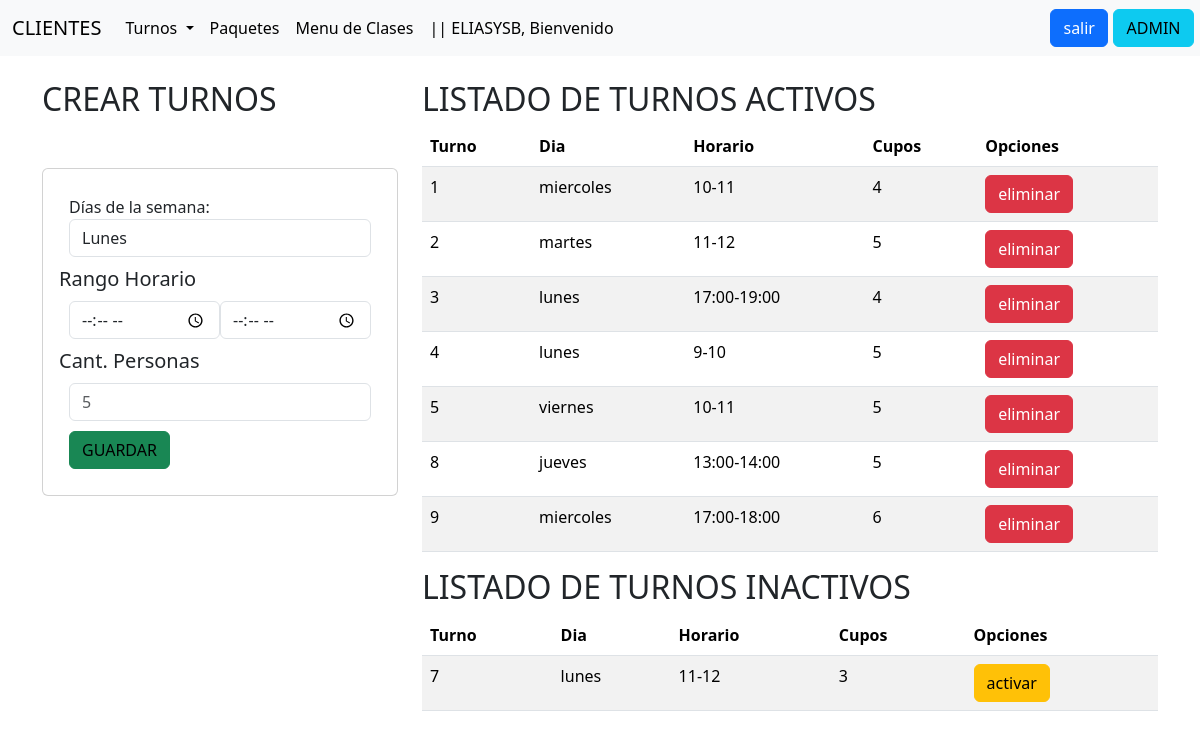
Page /Turnos/ (signed in) on the committed database.
### Aplicaciones/Turnos/models.py (models this page shows, shortened)
class Turnos(models.Model):
    id_turno = models.AutoField(primary_key=True)
    dia_turno = models.CharField(max_length=15, verbose_name='día de la semana')
    rango_turno = models.CharField(max_length=15, verbose_name='rango de horario de la clase')
    cant_maxima = models.IntegerField(verbose_name='cupo máximo de alumnos por turno')
    fecha_baja=models.DateField(null=True, default=None)

### Aplicaciones/Turnos/views.py (the view)
# urls.py: path('Turnos/', views.turnos),
@login_required
def turnos(request):
    turnos= Turnos.objects.all()
    turnos_inactivos= Turnos.objects.exclude(fecha_baja=None)
    turnos_activos=Turnos.objects.filter(fecha_baja=None)
    return render(request, "Turnos.html", {"turnos": turnos,"turnos_activos":turnos_activos,"turnos_inactivos":turnos_inactivos})

### Aplicaciones/Turnos/templates/Turnos.html (shortened to what this page needs)
{% extends "base.html" %}
{% block body %}
<div class="row">
    <div class="col-md-6 col-lg-4 col-xl-4 col-sm-12">
        <h2>CREAR TURNOS</h2>
        <div class="card" style="margin-top: 14%;">
            <div class="card-body">
                <form action="/registrarTurno/" method="POST">
                    <div class="form-group">
                        <label for="txtDia">Días de la semana:</label>
                        <select id="txtDia" name="txtDia" class="form-control">
                            <option value="lunes">Lunes</option>
                        </select>
                    </div>
                    <h5>Rango Horario</h5>
                    <div class="form-group">
                        <div style="display: flex;">
                            <input type="time" id="txtHorarioinicio" name="txtHorarioinicio" class="form-control" placeholder="inicio" maxlength="15" required>
                            <input type="time" id="txtHorariofinal" name="txtHorariofinal" class="form-control" placeholder="final" maxlength="15" required>
                        </div>
                    </div>
                    <h5>Cant. Personas</h5>
                    <div class="form-group">
                        <input type="number" id="numCant" name="numCant" class="form-control" placeholder="5"  required>
                    </div>
                    <div class="form-group">
                        <button type="submit" class="btn btn-block btn-success text-black">GUARDAR</button>
                    </div>
                </form>
            </div>
        </div>
    </div>
    <div class="col-md-6 col-lg-8 col-xl-8 col-sm-12">
        <div class="table-responsive">
            <h2>LISTADO DE TURNOS ACTIVOS</h2>
            <table class="table table-striped">
                <thead>
                    <tr>
                        <th>Turno</th>
                        <th>Dia</th>
                        <th>Horario</th>
                        <th>Cupos</th>
                        <th>Opciones</th>
                    </tr>
                </thead>
                <tbody>
                    {% for i in turnos_activos %}
                        <tr>
                            <td>{{i.id_turno}}</td>
                            <td>{{i.dia_turno}}</td>
                            <td>{{i.rango_turno}}</td>
                            <td>{{i.cant_maxima}}</td>
                            <td><a href="eliminarTurno/{{i.id_turno}}"  class="btn btn-danger">eliminar</a></td>
                        </tr>
                    {% endfor %}
                </tbody>
            </table>
            <h2>LISTADO DE TURNOS INACTIVOS</h2>
            <table class="table table-striped">
                <thead>
                    <tr>
                        <th>Turno</th>
                        <th>Dia</th>
                        <th>Horario</th>
                        <th>Cupos</th>
                        <th>Opciones</th>
                    </tr>
                </thead>
                <tbody>
                    {% for i in turnos_inactivos %}
                        <tr>
                            <td>{{i.id_turno}}</td>
                            <td>{{i.dia_turno}}</td>
                            <td>{{i.rango_turno}}</td>
                            <td>{{i.cant_maxima}}</td>
                            <td><a href="activarTurno/{{i.id_turno}}"  class="btn btn-warning">activar</a></td>
                        </tr>
                    {% endfor %}
                </tbody>
            </table>
        </div>
    </div>
</div>
{% endblock %}

### Aplicaciones/clientes/templates/base.html (shortened to what this page needs)
<!DOCTYPE html>
<html lang="en">
<head>
    <link href="https://cdn.jsdelivr.net/npm/bootstrap@5.3.3/dist/css/bootstrap.min.css" rel="stylesheet">
</head>
<body>
    <nav class="navbar navbar-expand-lg bg-body-tertiary">
        <div class="container-fluid">
          <a class="navbar-brand" href="http://127.0.0.1:8000">CLIENTES</a>
          <div class="collapse navbar-collapse" id="navbarSupportedContent">
            <ul class="navbar-nav me-auto mb-2 mb-lg-0">
              <li class="nav-item dropdown">
                <a class="nav-link dropdown-toggle active dropdown-toggle" href="#" id="navbarDropdown" role="button" data-bs-toggle="dropdown" aria-expanded="false">
                  Turnos
                </a>
              </li>
              <li class="nav-item">
                <a class="nav-link active" aria-current="page" href="/Paquetes/">Paquetes</a>
              </li>
              <li class="nav-item">
                <a class="nav-link active" aria-current="page" href="/menuClases/">Menu de Clases</a>
              </li>
              {% if request.user.is_authenticated %}
              <li class="nav-item">
                <a class="nav-link active" aria-current="page" >|| {{ user.username | upper }}, Bienvenido</a>
              </li>
              {% endif %}
            </ul>
            <div class="d-flex">
              <form action="/accounts/logout/" method="post" style="padding-right: 4%;">
                <button type="submit" class="btn btn-primary">salir</button>
              </form>
              <a class="btn btn-info" aria-current="page" href="/admin/">ADMIN</a>
            </div>
          </div>
        </div>
    </nav>
    <div class="container py-4">
        {% block body %}
        {% endblock %}
    </div>
</body>
</html>

### Aplicaciones/clientes/templates/base.html (style rules this page uses)
.form-group { margin: 10px; }

### rows in the picture
Turnos: id_turno "1", dia_turno "miercoles", rango_turno "10-11", cant_maxima "4"
Turnos: id_turno "2", dia_turno "martes", rango_turno "11-12", cant_maxima "5"
Turnos: id_turno "3", dia_turno "lunes", rango_turno "17:00-19:00", cant_maxima "4"
Turnos: id_turno "4", dia_turno "lunes", rango_turno "9-10", cant_maxima "5"
Turnos: id_turno "5", dia_turno "viernes", rango_turno "10-11", cant_maxima "5"
Turnos: id_turno "8", dia_turno "jueves", rango_turno "13:00-14:00", cant_maxima "5"
Turnos: id_turno "9", dia_turno "miercoles", rango_turno "17:00-18:00", cant_maxima "6"
Turnos: id_turno "7", dia_turno "lunes", rango_turno "11-12", cant_maxima "3"

### other values in the picture
{{ user.username | upper }} "ELIASYSB"
